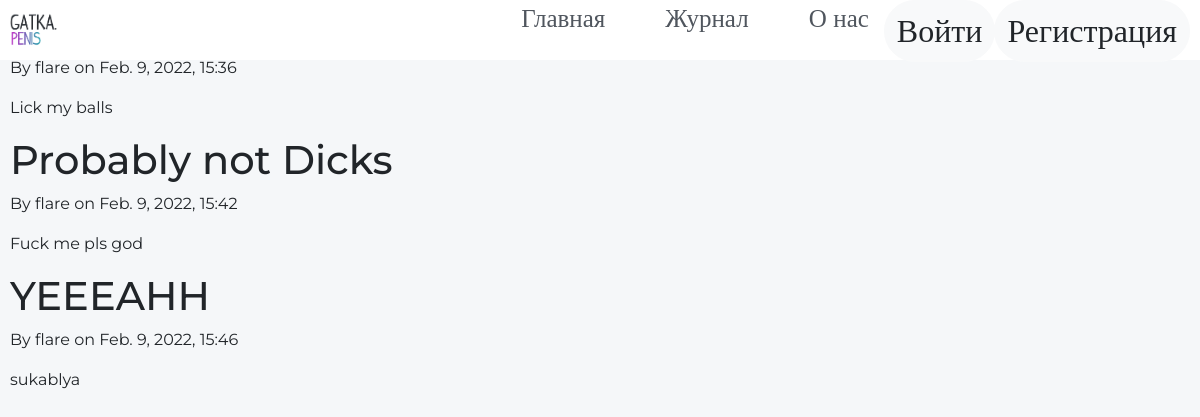
Screenshot of /blog/ with the database file from the repository.
### main/models.py (models this page shows, shortened)
class Post(models.Model):
    title = models.CharField(max_length=100)
    content = models.TextField()
    date_posted = models.DateTimeField(default=timezone.now)
    author = models.ForeignKey(User, on_delete=models.CASCADE)

### main/views.py (the view)
# urls.py: path('blog/', views.blog, name="main-blog"),
def blog(request):
    context = {
            'posts': Post.objects.all(),
            'title': title,
            'subtitle': 'context'
        }
    return render(request, 'main/blog.html', context)

### main/templates/main/blog.html
{% extends "main/base.html" %}
{% block content %}
        {% for post in posts %}
            <h1>{{ post.title }}</h1>
            <p>By {{ post.author }} on {{ post.date_posted|date:"N j, Y, H:i" }}</p>
            <p> {{ post.content }}</p>
        {% endfor %}
{% endblock content %}

### main/templates/main/base.html (shortened to what this page needs)
{% load static %}
<!DOCTYPE html>
<html>
    <head>
        <link rel="stylesheet" href="https://stackpath.bootstrapcdn.com/bootstrap/4.3.1/css/bootstrap.min.css">
        <link rel="stylesheet" type="text/css" href="{% static 'main/main.css' %}">
    </head>
    <body>
        <div class="header">
            <div class="container">
                <div class="header_body">
                    <a href="{% url 'main-home' %}" class="header_logo">
                        <img class="logo" src="{% static 'main/gatka.png' %}" alt="" width="50px">
                    </a>
                    <div class="header_menu">
                        <ul class="header_list">
                            <li>
                                <a class="header_hrefs" href="{% url 'main-home' %}">Главная</a>
                            </li>
                            <li>
                                <a class="header_hrefs" href="{% url 'main-blog' %}">Журнал</a>
                            </li>
                            <li>
                                <a class="header_hrefs" href="{% url 'main-about' %}">О нас</a>
                            </li>
                            {% if user.is_authenticated %}
                            <!--
                            <li>
                                <a class="header_hrefs reg" href="{% url 'profile' %}"><button class="butt">{{ user.username }}</button></a>
                            </li>
                            <li>
                                <a class="header_hrefs reg" href="{% url 'logout' %}"><button class="butt">Выйти</button></a>
                            </li>
                            -->
                            <div class="dropdown">
                                <button class="btn btn-light btn-md rounded-pill" type="button" id="dropdownMenuButton" data-toggle="dropdown" aria-haspopup="true" aria-expanded="false">{{user.username}}</button>
                                <div class="dropdown-menu" aria-labelledby="dropdownMenuButton">
                                    <a class="dropdown-item" href="{% url 'profile' %}">Профиль</a>
                                    <a class="dropdown-item" href="{% url 'logout' %}">Выйти</a>
                                </div>
                            </div>
                            {% else %}
                            <div class="btn-group" role="group">
                                <a class="btn btn-light btn-md rounded-pill" href="{% url 'login' %}" role="button">Войти</a>
                                <a class="btn btn-light btn-md rounded-pill" href="{% url 'register' %}" role="button">Регистрация</a>
                            </div>
                            {% endif %}
                        </ul>
                    </div>
                </div>
            </div>
        </div>
        <div class="container">
            {% block content %} {% endblock %}
        </div>
    </body>
</html>

### main/static/main/main.css (style rules this page uses)
* { font-family: Montserrat; }
body { background-color: #f5f7f9; }
.header { position: fixed; width: 100%; top: 0; left: 0; z-index: 100px; }
.header::before { content: ''; position: absolute; top: 0; left: 0; width: 100%; height: 100%; background-color: #fff; z-index: 2; }
.header_body { position: relative; display: flex; justify-content: space-between; height: 60px; align-items: center; }
.container { max-width: 1900px; margin: 0 auto; padding: 0 10px; }
.header_logo { z-index: 3; width: 50px; position: relative; }
.header_logo img { min-width: 100%; display: block; }
.header_list { display: flex; margin-top: 17px; position: relative; z-index: 2; }
.header_list li { list-style: none; margin-left: 20px; }
.header_hrefs { padding: 10px 15px; font-size: 25px; margin-left: 10px; text-decoration: none; color: #50565e; cursor: pointer; transition: color 0.5s; }
.btn-light { font-size:2rem; }

### rows the page displays
Post: author "flare", date_posted "Feb. 9, 2022, 15:36", content "Lick my balls"
Post: title "Probably not Dicks", author "flare", date_posted "Feb. 9, 2022, 15:42", content "Fuck me pls god"
Post: title "YEEEAHH", author "flare", date_posted "Feb. 9, 2022, 15:46", content "sukablya"
